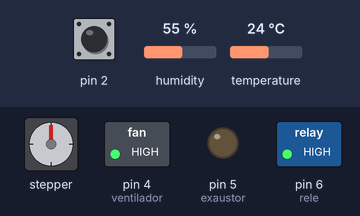
A sketch run on a simulated Arduino Uno, built with avr-gcc and run on an emulated ATmega328P. Parts: stepper motor, switched loads named in the sketch (green lamp = pin HIGH), output pins drawn as LEDs (lit = HIGH). Wiring (inferred from the names in the program): stepper motor (2048 steps per turn assumed): coils pin 8, pin 9, pin 10, pin 11. The inputs (shaded band) are chosen by the test bench; at power-on: humidity 55 %, pin 2 HIGH, temperature 24 °C.

Above: at 4.2 s.
4.3 s: humidity set to 53 %
At 6.0 s:
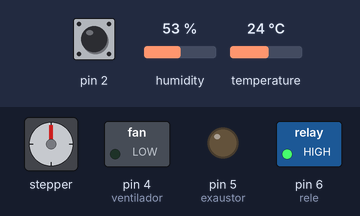
9.7 s: humidity set to 68 %
At 12.1 s:
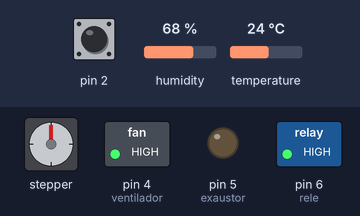
12.4 s: humidity set to 22 %
At 14.0 s:
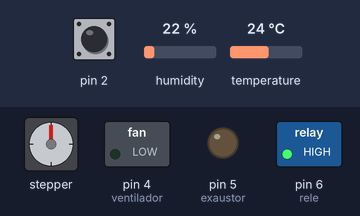
Timing chart, 0 to 15.5 s (numbered marks = the images above; inputs shaded):
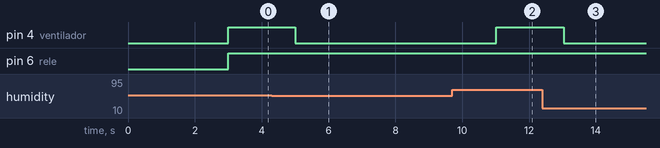

The sketch:

TCC.ino
```cpp
#include "DHT.h"
#include <TimerOne.h>

#define DHTPIN 7 // define pino de dados do DHT como pin7
#define DHTTYPE DHT22 // Define o tipo do sensor usado

DHT dht(DHTPIN, DHTTYPE);

float umidade [145]; //vetor que guardará informação de umidade a cada 30min
float temperatura [145]; //vetor que guardará informação de temperatura a cada 30min
float temp = 0;
float umid = 0;

int contador = 0;
int _5segundos = 0;
int _meiahora = 0;
int _meiahoraant = 0;

int IN1 = 8;
int IN2 = 9;
int IN3 = 10;
int IN4 = 11;

int rele = 6;
int ventilador = 4;
int exaustor = 5;

void setup() {

Serial.begin(9600); // Liga comunicação serial

attachInterrupt(digitalPinToInterrupt(2), escreve_serial, FALLING); // interrupção por borda de descida (pino 2)


Timer1.initialize(5000000); // Inicializa o Timer1 e configura para interrupcao a cada 5 segundos

Timer1.attachInterrupt(tempo); // Configura a função tempo como a função para ser chamada a cada interrupção do Timer1

// IN1 a IN4 são as entradas do motor de passo
pinMode(IN1,OUTPUT);
pinMode(IN2,OUTPUT);
pinMode(IN3,OUTPUT);
pinMode(IN4,OUTPUT);

pinMode(rele,OUTPUT);

pinMode(exaustor,OUTPUT);
pinMode(ventilador,OUTPUT);

delay(3000);
umidade [0] = dht.readHumidity(); // lê valor inicial de umidade
temperatura [0] = dht.readTemperature(); //lê valor inicial de temperatura

}


void tempo()
{

_5segundos++; // adiciona 1 ao contador de "5 segundos"

  if (_5segundos == 360) //Quando passarem 30minutos
  {
  _meiahora++; // adiciona 1 ao contador de meia hora

  umidade [_meiahora] = dht.readHumidity(); // guarda o valor de umidade na posição do vetor equivalente à quantas "meia hora" passaram
  temperatura [_meiahora] = dht.readTemperature(); // guarda o valor de temperatura na posição do vetor equivalente à quantas "meia hora" passaram

  _5segundos = 0; // zera o contador de 5 segundos
  }

}


void loop() {

umid = dht.readHumidity(); // lê valor inicial de umidade
temp = dht.readTemperature();

if (temp >= 54) // se temperatura for maior ou igual a 54 ºC
{
   digitalWrite(exaustor, 1); // liga exaustor
   digitalWrite(rele, 0); // desliga resistência
}

else
{
digitalWrite(exaustor, 0);
}

if (temp <= 51) // se temperatura for menor ou igual a 51 ºC
{
digitalWrite(rele, 1);
}

if (umid >= 55) // se umidade for maior ou igual a 55%
{
digitalWrite(ventilador, 1);
}

else
{
digitalWrite(ventilador, 0);
}


if (_meiahora - _meiahoraant == 1) // quando tiver passado meia hora desde a última meia hora
{

_meiahoraant = _meiahora; // atribui o valor do contador de "meia hora" à variável "meia hora anterior"

liga_motor ();

}


}


void escreve_serial() // transmite temperatura e umidade pela porta serial, usada exclusivamente para coleta de dados
{
Serial.println("temperatura");

for (volatile int i = 0; i < 145; i++)
{
Serial.println(temperatura[i]);
}

Serial.println("umidade");

for (volatile int i = 0; i < 145; i++)
{
Serial.println(umidade[i]);
}
Serial.println ("variavel temp e umid");
Serial.println(temp);

Serial.println(umid);

delay (1000);

}


void liga_motor () // rotina de movimentação do motor de passo
{

while (1)
  {
 // Passo 1
  digitalWrite(IN1, 1);
  digitalWrite(IN2, 0);
  digitalWrite(IN3, 0);
  digitalWrite(IN4, 1);
  delay(500);

  // Passo 2
  digitalWrite(IN1, 0);
  digitalWrite(IN2, 1);
  digitalWrite(IN3, 0);
  digitalWrite(IN4, 1);
  delay(500);

  // Passo 3
  digitalWrite(IN1, 0);
  digitalWrite(IN2, 1);
  digitalWrite(IN3, 1);
  digitalWrite(IN4, 0);
  delay(500);

  // Passo 4
  digitalWrite(IN1, 1);
  digitalWrite(IN2, 0);
  digitalWrite(IN3, 1);
  digitalWrite(IN4, 0);
  delay(500);

contador++;

    if (contador == 100){ // quando o motor executar 100 ciclos completos
    contador = 0; // zera contador de ciclos
    return; // retorna ao loop
    }

  }
}
```

Measured:
- the behaviour switches between 55 and 54 % on humidity (found by bisection; images 0 and 1)
- after the input at 4.3 s, pin 4 (ventilador): HIGH → LOW after 0.71 s
- after the input at 9.7 s, pin 4 (ventilador): LOW → HIGH after 1.3 s
- after the input at 12.4 s, pin 4 (ventilador): HIGH → LOW after 0.63 s
